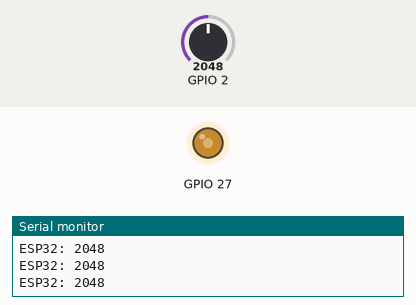
Recording of a program running on a simulated ESP32. Shown: output pins drawn as LEDs (lit = HIGH), the last lines printed to the serial monitor. Inputs (shaded band) come from the test bench; at power-on: GPIO 2 = 2048.

Above: at 1.2 s.
1.3 s: GPIO 2 set to 2866
At 2.1 s:
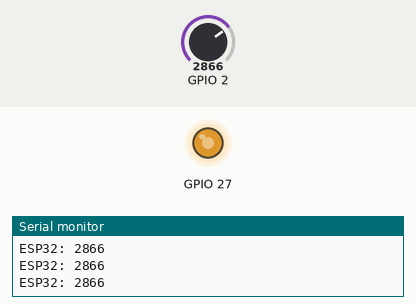
3.0 s: GPIO 2 set to 3603
At 3.3 s:
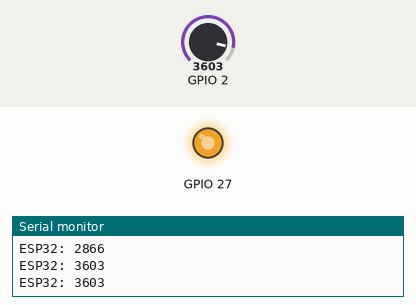
4.5 s: GPIO 2 set to 491
At 5.7 s:
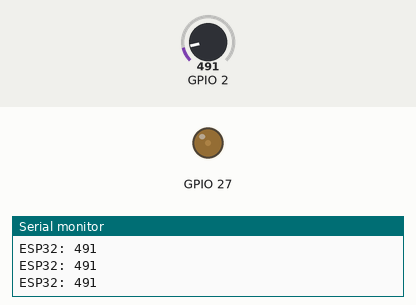
6.0 s: GPIO 2 set to 0
At 6.9 s:
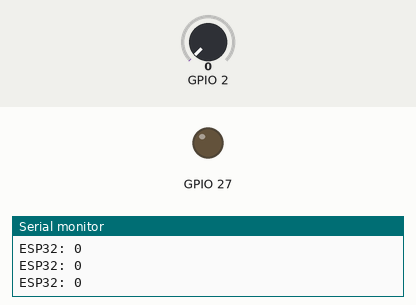
Timing chart, 0 to 8.5 s (numbered marks = the images above; inputs shaded):
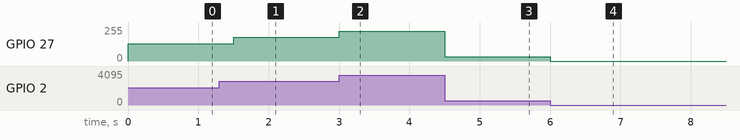

The program:

main.cpp
```cpp
/*
 *     main.cpp - Project 04-pwm
 *
 *         Usando la lectura de un potenciometro conectado
 *         al conversor analogico a digital, se varia
 *         la luminosidad del LED mediante PWM
 *         (modulacion por ancho de pulso)
 */

#include <Arduino.h>

/*
 *     Definiciones
 */

#if 0

#define STR1(x) #x
#define STR(x) STR1(x)

#endif

/*
 *     otra forma de definir constantes
 *     como si fuesen variables inicializadas
 *     que no cambian
 */

/*
 *  Definitions in platformio.ini
 *  LED1        IOport for led
 *  ANAIN       A/D converter IOport
 *  SERIAL_BAUD Serial port baud rate
 */

const long LOOP_DELAY = 250;

#ifdef ESP32

// setting PWM properties
const int freq = 5000;
const int ledChannel = 0;
const int resolution = 12;

#endif

/*
 *     Funciones
 */

void
setup()
{
    Serial.begin(SERIAL_BAUD);
#ifdef ESP32
    // configure LED PWM functionalitites
    ledcSetup(ledChannel, freq, resolution);

    // attach the channel to the GPIO to be controlled
    ledcAttachPin(LED1, ledChannel);
#endif
}

void
loop()
{
    int sensorValue; //  Local or automatic variable

    sensorValue = analogRead(ANAIN);
#ifdef ESP32
    Serial.print("ESP32: ");
    ledcWrite(ledChannel, sensorValue);
#else
    Serial.print("ESP8266: ");
    analogWrite(LED1, sensorValue);
#endif
    Serial.println(sensorValue);

    delay(LOOP_DELAY);
}
```

Measured:
- after the input at 1.3 s, GPIO 27: 128/255 → 178/255 after 0.20 s
- after the input at 3.0 s, GPIO 27: 178/255 → 224/255 at once
- after the input at 4.5 s, GPIO 27: 224/255 → 31/255 at once
- after the input at 6.0 s, GPIO 27: 31/255 → 0/255 at once
